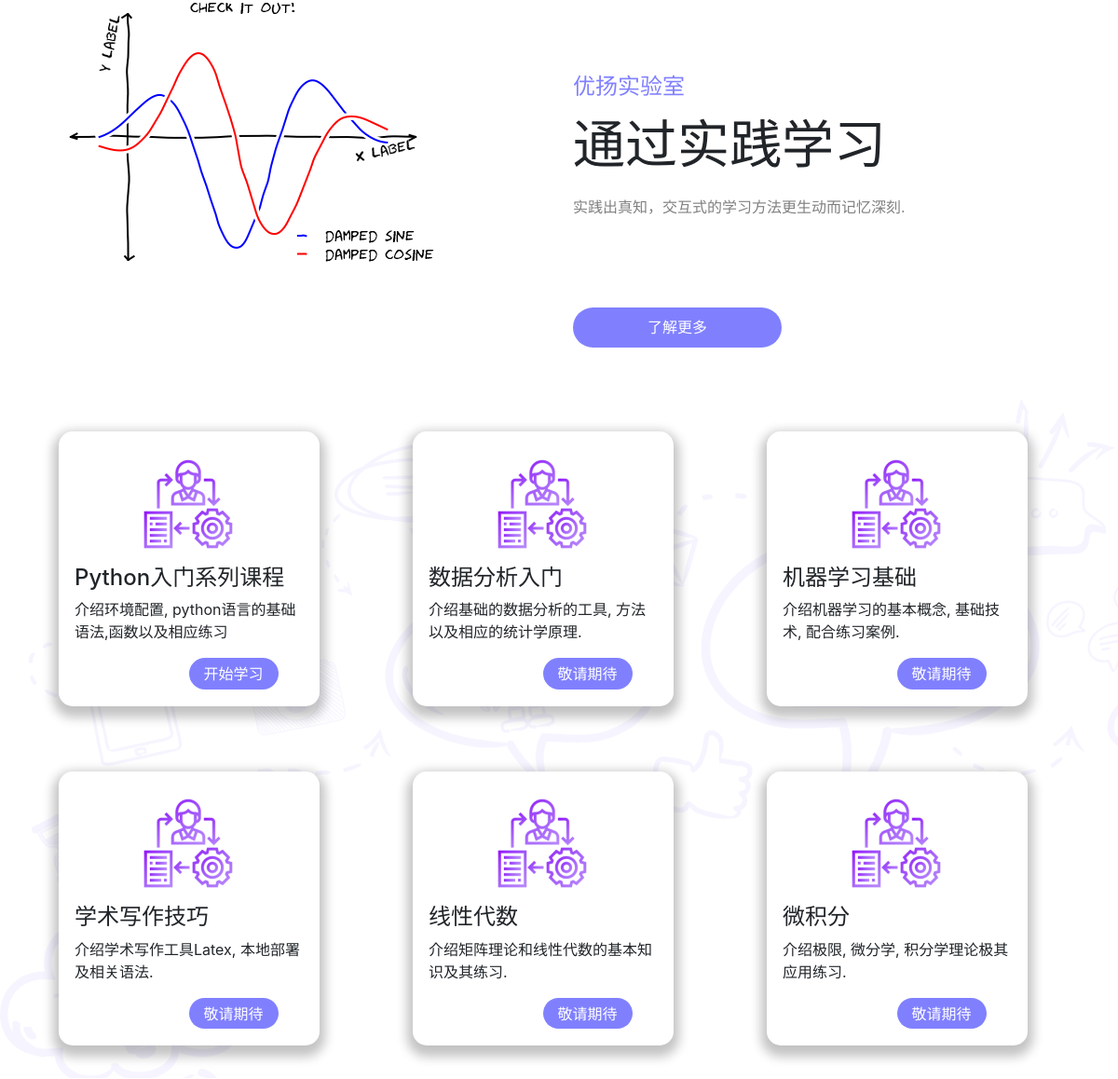
/ (middle part), run on an earlier commit of the app's database.
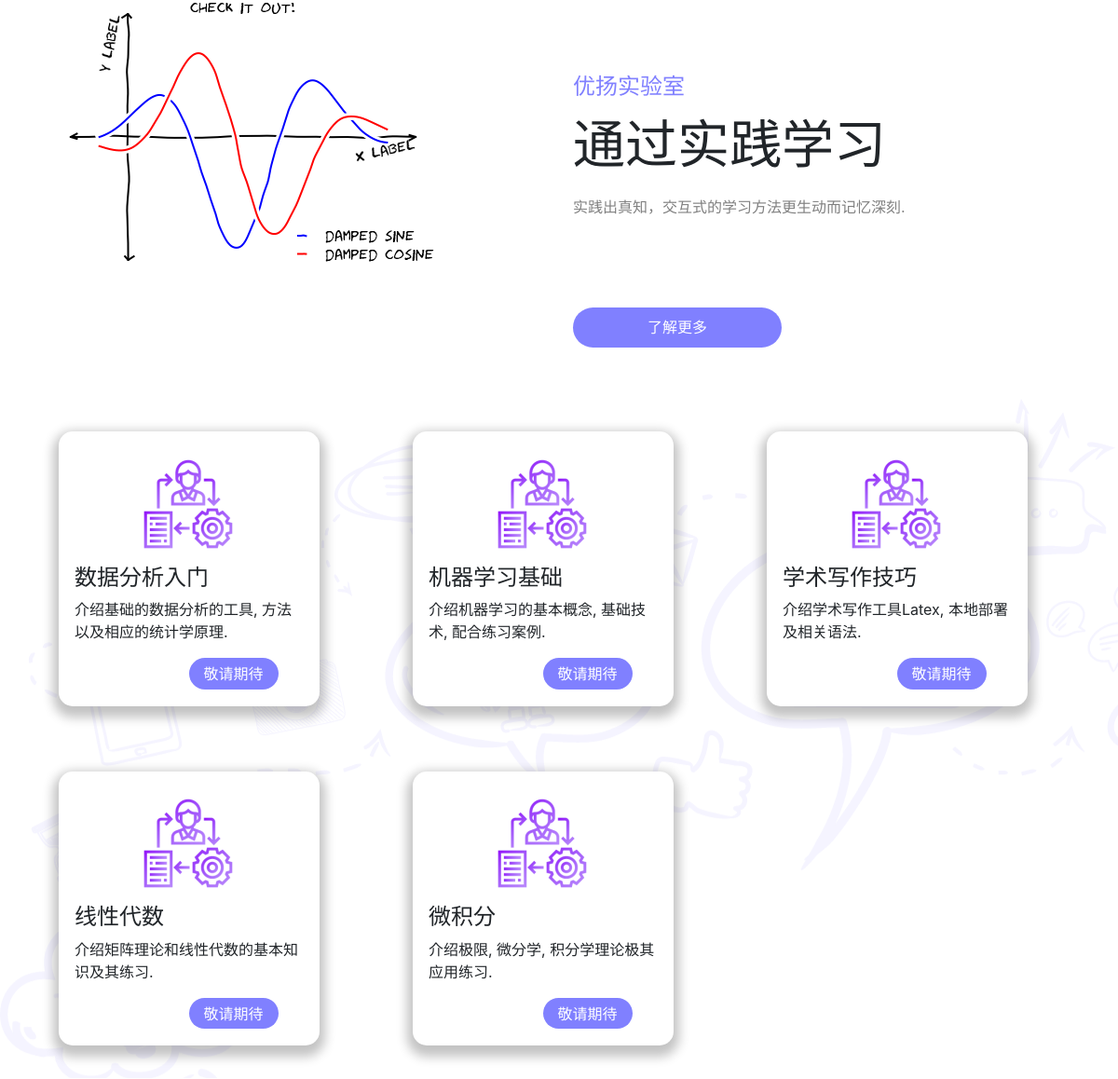
And on a later commit of the database.
### webapp/models.py (models this page shows, shortened)
class Course(models.Model):
    course_name = models.CharField(max_length = 200)

### webapp/views.py (the view)
# urls.py: path('', views.index, name='index'),
def index(request):
    all_course = Course.objects.all()
    context = {"form": signincore(request),"all_courses":all_course}
    return render(request, 'webapp/index.html',context)

### webapp/views.py (called while the page is built)
def signincore(request):
    form = UserLoginForm(request.POST or None)
    if form.is_valid():
        email = form.cleaned_data.get('email')
        password = form.cleaned_data.get('password')
        user = authenticate(email=email, password=password)
        auth_login(request, user)
    return form

### webapp/templates/webapp/index.html (shortened to what this page needs)
{% extends 'navbar.html' %}
{% load static %}
{% block content %}
    <link rel="stylesheet" href="{% static "webapp/index.css" %}" type="text/css">
<div class="part2">
  <div class="container">
    <div class="row">
      <div class="col-md-6 col-12">
        <img class=" img-responsive lapin1"  src="{% static "webapp/images/handdraw_image.png" %}" alt="lapin1">
      </div>
      <div class="col-md-6 col-12">
        <p class="t1">优扬实验室</p>
        <h4 class="display-4">通过实践学习</h4>
        <p class="tx">实践出真知，交互式的学习方法更生动而记忆深刻.</p>
        <a href="#"><button type="button" class="more">了解更多</button></a>
      </div>
    </div>
  </div>
</div>
<div class="part3" id="course">
  <div class="container">
    <div class="row">
      {% for course in all_courses%}
      <div class="col-md-4 col-12">
        <div class="bk">
          <div class="smpic">
            <img class="img-responsive center-block" src="{% static "webapp/images/pic.png" %}" alt="pic">
          </div>
          <h4>{{course.course_name}}</h4>
          <p>介绍环境配置, python语言的基础语法,函数以及相应练习</p>
          <a href="{% url 'webapp:course' course.id%}"><button type="button">开始学习</button></a>
        </div>
      </div>
      {%endfor%}
      <div class="col-md-4 col-12">
        <div class="bk">
          <div class="smpic">
            <img class="img-responsive center-block" src="{% static "webapp/images/pic.png" %}" alt="pic">
          </div>
          <h4>数据分析入门</h4>
          <p>介绍基础的数据分析的工具, 方法以及相应的统计学原理.</p>
          <a href="#"><button type="button">敬请期待</button></a>
        </div>
      </div>
      <div class="col-md-4 col-12">
        <div class="bk">
          <div class="smpic">
            <img class="img-responsive center-block" src="{% static "webapp/images/pic.png" %}" alt="pic">
          </div>
          <h4>机器学习基础</h4>
          <p>介绍机器学习的基本概念, 基础技术, 配合练习案例.</p>
          <a href="#"><button type="button">敬请期待</button></a>
        </div>
      </div>
      <div class="col-md-4 col-12">
        <div class="bk">
          <div class="smpic">
            <img class="img-responsive center-block" src="{% static "webapp/images/pic.png" %}" alt="pic">
          </div>
          <h4>学术写作技巧</h4>
          <p>介绍学术写作工具Latex, 本地部署及相关语法.</p>
          <a href="#"><button type="button">敬请期待</button></a>
        </div>
      </div>
      <div class="col-md-4 col-12">
        <div class="bk">
          <div class="smpic">
            <img class="img-responsive center-block" src="{% static "webapp/images/pic.png" %}" alt="pic">
          </div>
          <h4>线性代数</h4>
          <p>介绍矩阵理论和线性代数的基本知识及其练习.</p>
          <a href="#"><button type="button">敬请期待</button></a>
        </div>
      </div>
      <div class="col-md-4 col-12">
        <div class="bk">
          <div class="smpic">
            <img class="img-responsive center-block" src="{% static "webapp/images/pic.png" %}" alt="pic">
          </div>
          <h4>微积分</h4>
          <p>介绍极限, 微分学, 积分学理论极其应用练习.</p>
          <a href="#"><button type="button">敬请期待</button></a>
        </div>
      </div>
    </div>
  </div>
</div>
{% endblock %}

What changed in the data, as far as the page shows it:
removed Course: course_name "Python入门系列课程"
